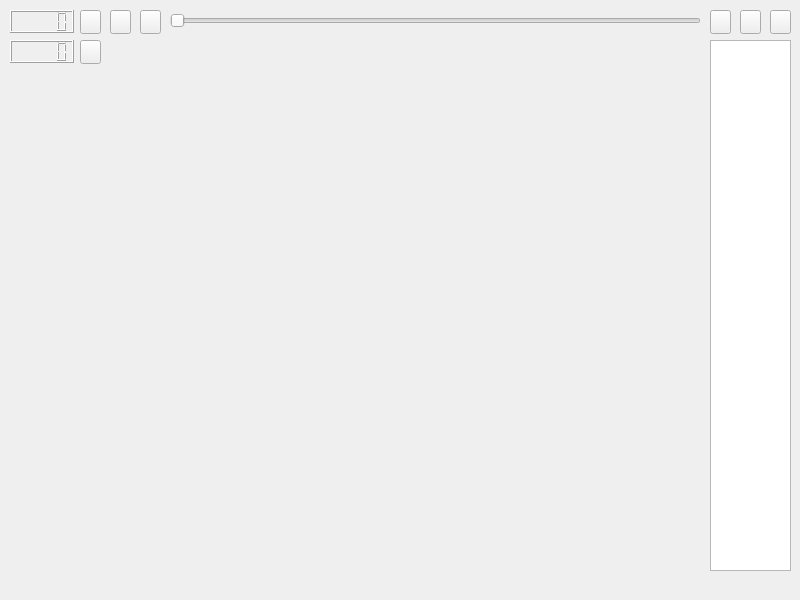
<?xml version="1.0" encoding="UTF-8"?>
<ui version="4.0">
 <class>MainWindow</class>
 <widget class="QMainWindow" name="MainWindow">
  <property name="geometry">
   <rect>
    <x>0</x>
    <y>0</y>
    <width>800</width>
    <height>600</height>
   </rect>
  </property>
  <property name="minimumSize">
   <size>
    <width>600</width>
    <height>400</height>
   </size>
  </property>
  <property name="windowTitle">
   <string>MainWindow</string>
  </property>
  <widget class="QWidget" name="centralwidget">
   <property name="sizePolicy">
    <sizepolicy hsizetype="Maximum" vsizetype="Maximum">
     <horstretch>0</horstretch>
     <verstretch>0</verstretch>
    </sizepolicy>
   </property>
   <widget class="QLCDNumber" name="totalFrames">
    <property name="geometry">
     <rect>
      <x>10</x>
      <y>40</y>
      <width>64</width>
      <height>23</height>
     </rect>
    </property>
   </widget>
   <widget class="QLCDNumber" name="currentFrame">
    <property name="geometry">
     <rect>
      <x>10</x>
      <y>10</y>
      <width>64</width>
      <height>23</height>
     </rect>
    </property>
   </widget>
   <widget class="QPushButton" name="pauseButton">
    <property name="geometry">
     <rect>
      <x>110</x>
      <y>10</y>
      <width>21</width>
      <height>24</height>
     </rect>
    </property>
    <property name="text">
     <string/>
    </property>
    <property name="icon">
     <iconset resource="icons.qrc">
      <normaloff>:/icons/icons/play.svg</normaloff>:/icons/icons/play.svg</iconset>
    </property>
   </widget>
   <widget class="QPushButton" name="prevButton">
    <property name="geometry">
     <rect>
      <x>80</x>
      <y>10</y>
      <width>21</width>
      <height>24</height>
     </rect>
    </property>
    <property name="text">
     <string/>
    </property>
    <property name="icon">
     <iconset resource="icons.qrc">
      <normaloff>:/icons/icons/prev.svg</normaloff>:/icons/icons/prev.svg</iconset>
    </property>
   </widget>
   <widget class="QPushButton" name="nextButton">
    <property name="geometry">
     <rect>
      <x>140</x>
      <y>10</y>
      <width>21</width>
      <height>24</height>
     </rect>
    </property>
    <property name="text">
     <string/>
    </property>
    <property name="icon">
     <iconset resource="icons.qrc">
      <normaloff>:/icons/icons/next.svg</normaloff>:/icons/icons/next.svg</iconset>
    </property>
   </widget>
   <widget class="QSlider" name="timeline">
    <property name="geometry">
     <rect>
      <x>170</x>
      <y>10</y>
      <width>531</width>
      <height>21</height>
     </rect>
    </property>
    <property name="sizePolicy">
     <sizepolicy hsizetype="Ignored" vsizetype="Fixed">
      <horstretch>0</horstretch>
      <verstretch>0</verstretch>
     </sizepolicy>
    </property>
    <property name="orientation">
     <enum>Qt::Horizontal</enum>
    </property>
   </widget>
   <widget class="QPushButton" name="paintButton">
    <property name="geometry">
     <rect>
      <x>710</x>
      <y>10</y>
      <width>21</width>
      <height>24</height>
     </rect>
    </property>
    <property name="text">
     <string/>
    </property>
    <property name="icon">
     <iconset resource="icons.qrc">
      <normaloff>:/icons/icons/paint.svg</normaloff>:/icons/icons/paint.svg</iconset>
    </property>
    <property name="checkable">
     <bool>true</bool>
    </property>
   </widget>
   <widget class="QWidget" name="playerContainer" native="true">
    <property name="geometry">
     <rect>
      <x>10</x>
      <y>70</y>
      <width>691</width>
      <height>501</height>
     </rect>
    </property>
    <property name="sizePolicy">
     <sizepolicy hsizetype="Maximum" vsizetype="Maximum">
      <horstretch>0</horstretch>
      <verstretch>0</verstretch>
     </sizepolicy>
    </property>
    <layout class="QVBoxLayout" name="verticalLayout"/>
   </widget>
   <widget class="QPushButton" name="openButton">
    <property name="geometry">
     <rect>
      <x>80</x>
      <y>40</y>
      <width>21</width>
      <height>24</height>
     </rect>
    </property>
    <property name="text">
     <string/>
    </property>
    <property name="icon">
     <iconset resource="icons.qrc">
      <normaloff>:/icons/icons/open.svg</normaloff>:/icons/icons/open.svg</iconset>
    </property>
   </widget>
   <widget class="QListWidget" name="selectionList">
    <property name="geometry">
     <rect>
      <x>710</x>
      <y>40</y>
      <width>81</width>
      <height>531</height>
     </rect>
    </property>
   </widget>
   <widget class="QPushButton" name="addButton">
    <property name="geometry">
     <rect>
      <x>740</x>
      <y>10</y>
      <width>21</width>
      <height>24</height>
     </rect>
    </property>
    <property name="text">
     <string/>
    </property>
    <property name="icon">
     <iconset resource="icons.qrc">
      <normaloff>:/icons/icons/add.svg</normaloff>:/icons/icons/add.svg</iconset>
    </property>
   </widget>
   <widget class="QPushButton" name="removeButton">
    <property name="geometry">
     <rect>
      <x>770</x>
      <y>10</y>
      <width>21</width>
      <height>24</height>
     </rect>
    </property>
    <property name="text">
     <string/>
    </property>
    <property name="icon">
     <iconset resource="icons.qrc">
      <normaloff>:/icons/icons/remove.svg</normaloff>:/icons/icons/remove.svg</iconset>
    </property>
   </widget>
  </widget>
  <widget class="QMenuBar" name="menubar">
   <property name="geometry">
    <rect>
     <x>0</x>
     <y>0</y>
     <width>800</width>
     <height>21</height>
    </rect>
   </property>
  </widget>
 </widget>
 <resources>
  <include location="icons.qrc"/>
 </resources>
 <connections/>
</ui>
